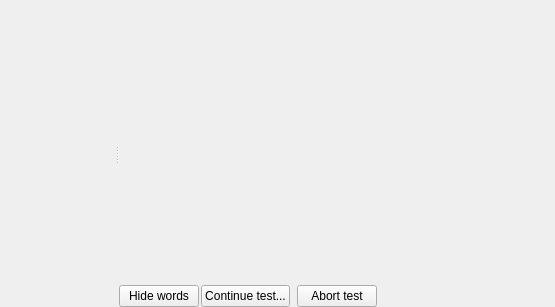
<?xml version="1.0" encoding="UTF-8"?>
<ui version="4.0">
 <class>WordGroupWidget</class>
 <widget class="QWidget" name="WordGroupWidget">
  <property name="geometry">
   <rect>
    <x>0</x>
    <y>0</y>
    <width>555</width>
    <height>307</height>
   </rect>
  </property>
  <property name="sizePolicy">
   <sizepolicy hsizetype="Preferred" vsizetype="Preferred">
    <horstretch>1</horstretch>
    <verstretch>0</verstretch>
   </sizepolicy>
  </property>
  <layout class="QHBoxLayout" name="horizontalLayout">
   <property name="spacing">
    <number>0</number>
   </property>
   <property name="leftMargin">
    <number>0</number>
   </property>
   <property name="topMargin">
    <number>0</number>
   </property>
   <property name="rightMargin">
    <number>0</number>
   </property>
   <property name="bottomMargin">
    <number>0</number>
   </property>
   <item>
    <widget class="QSplitter" name="splitter">
     <property name="orientation">
      <enum>Qt::Horizontal</enum>
     </property>
     <property name="childrenCollapsible">
      <bool>false</bool>
     </property>
     <widget class="GroupWidget" name="groupWidget" native="true">
      <property name="sizePolicy">
       <sizepolicy hsizetype="Preferred" vsizetype="Preferred">
        <horstretch>1</horstretch>
        <verstretch>0</verstretch>
       </sizepolicy>
      </property>
     </widget>
     <widget class="ZStackedWidget" name="groupStack">
      <property name="sizePolicy">
       <sizepolicy hsizetype="Preferred" vsizetype="Preferred">
        <horstretch>1</horstretch>
        <verstretch>0</verstretch>
       </sizepolicy>
      </property>
      <property name="currentIndex">
       <number>0</number>
      </property>
      <widget class="QWidget" name="dictPage">
       <layout class="QVBoxLayout" name="verticalLayout">
        <property name="spacing">
         <number>4</number>
        </property>
        <property name="leftMargin">
         <number>0</number>
        </property>
        <property name="topMargin">
         <number>0</number>
        </property>
        <property name="rightMargin">
         <number>0</number>
        </property>
        <property name="bottomMargin">
         <number>0</number>
        </property>
        <item>
         <widget class="QWidget" name="widget_2" native="true">
          <property name="sizePolicy">
           <sizepolicy hsizetype="Preferred" vsizetype="Expanding">
            <horstretch>1</horstretch>
            <verstretch>0</verstretch>
           </sizepolicy>
          </property>
          <layout class="QHBoxLayout" name="horizontalLayout_2">
           <property name="spacing">
            <number>0</number>
           </property>
           <property name="leftMargin">
            <number>0</number>
           </property>
           <property name="topMargin">
            <number>0</number>
           </property>
           <property name="rightMargin">
            <number>0</number>
           </property>
           <property name="bottomMargin">
            <number>0</number>
           </property>
           <item>
            <widget class="QWidget" name="widget_3" native="true">
             <property name="sizePolicy">
              <sizepolicy hsizetype="Fixed" vsizetype="Preferred">
               <horstretch>0</horstretch>
               <verstretch>0</verstretch>
              </sizepolicy>
             </property>
             <layout class="QVBoxLayout" name="verticalLayout_2">
              <property name="spacing">
               <number>0</number>
              </property>
              <property name="leftMargin">
               <number>0</number>
              </property>
              <property name="topMargin">
               <number>0</number>
              </property>
              <property name="rightMargin">
               <number>0</number>
              </property>
              <property name="bottomMargin">
               <number>0</number>
              </property>
              <item>
               <widget class="QToolButton" name="upButton">
                <property name="enabled">
                 <bool>false</bool>
                </property>
                <property name="toolTip">
                 <string>Move up</string>
                </property>
                <property name="icon">
                 <iconset resource="../Resources/resources.qrc">
                  <normaloff>:/upmark.svg</normaloff>:/upmark.svg</iconset>
                </property>
                <property name="iconSize">
                 <size>
                  <width>18</width>
                  <height>18</height>
                 </size>
                </property>
                <property name="autoRepeat">
                 <bool>true</bool>
                </property>
                <property name="autoRaise">
                 <bool>true</bool>
                </property>
               </widget>
              </item>
              <item>
               <widget class="QToolButton" name="downButton">
                <property name="enabled">
                 <bool>false</bool>
                </property>
                <property name="toolTip">
                 <string>Move down</string>
                </property>
                <property name="icon">
                 <iconset resource="../Resources/resources.qrc">
                  <normaloff>:/downmark.svg</normaloff>:/downmark.svg</iconset>
                </property>
                <property name="iconSize">
                 <size>
                  <width>18</width>
                  <height>18</height>
                 </size>
                </property>
                <property name="autoRepeat">
                 <bool>true</bool>
                </property>
                <property name="autoRaise">
                 <bool>true</bool>
                </property>
               </widget>
              </item>
              <item>
               <widget class="QToolButton" name="delButton">
                <property name="enabled">
                 <bool>false</bool>
                </property>
                <property name="toolTip">
                 <string>Remove selected</string>
                </property>
                <property name="icon">
                 <iconset resource="../Resources/resources.qrc">
                  <normaloff>:/delmark.svg</normaloff>:/delmark.svg</iconset>
                </property>
                <property name="iconSize">
                 <size>
                  <width>18</width>
                  <height>18</height>
                 </size>
                </property>
                <property name="autoRaise">
                 <bool>true</bool>
                </property>
               </widget>
              </item>
              <item>
               <spacer name="verticalSpacer_3">
                <property name="orientation">
                 <enum>Qt::Vertical</enum>
                </property>
                <property name="sizeHint" stdset="0">
                 <size>
                  <width>20</width>
                  <height>40</height>
                 </size>
                </property>
               </spacer>
              </item>
             </layout>
            </widget>
           </item>
           <item>
            <widget class="DictionaryWidget" name="dictWidget" native="true"/>
           </item>
          </layout>
         </widget>
        </item>
        <item>
         <widget class="QWidget" name="testButtonsWidget" native="true">
          <layout class="QHBoxLayout" name="horizontalLayout_4">
           <property name="spacing">
            <number>2</number>
           </property>
           <property name="leftMargin">
            <number>0</number>
           </property>
           <property name="topMargin">
            <number>0</number>
           </property>
           <property name="rightMargin">
            <number>0</number>
           </property>
           <property name="bottomMargin">
            <number>0</number>
           </property>
           <item>
            <widget class="QPushButton" name="hideButton">
             <property name="text">
              <string>Hide words</string>
             </property>
            </widget>
           </item>
           <item>
            <widget class="QPushButton" name="continueButton2">
             <property name="text">
              <string>Continue test...</string>
             </property>
            </widget>
           </item>
           <item>
            <spacer name="horizontalSpacer_10">
             <property name="orientation">
              <enum>Qt::Horizontal</enum>
             </property>
             <property name="sizeType">
              <enum>QSizePolicy::Fixed</enum>
             </property>
             <property name="sizeHint" stdset="0">
              <size>
               <width>5</width>
               <height>5</height>
              </size>
             </property>
            </spacer>
           </item>
           <item>
            <widget class="QPushButton" name="abortButton2">
             <property name="text">
              <string>Abort test</string>
             </property>
            </widget>
           </item>
           <item>
            <spacer name="horizontalSpacer_9">
             <property name="orientation">
              <enum>Qt::Horizontal</enum>
             </property>
             <property name="sizeHint" stdset="0">
              <size>
               <width>123</width>
               <height>5</height>
              </size>
             </property>
            </spacer>
           </item>
          </layout>
         </widget>
        </item>
       </layout>
      </widget>
      <widget class="QWidget" name="buttonPage">
       <layout class="QHBoxLayout" name="horizontalLayout_3">
        <item>
         <spacer name="horizontalSpacer_7">
          <property name="orientation">
           <enum>Qt::Horizontal</enum>
          </property>
          <property name="sizeHint" stdset="0">
           <size>
            <width>2</width>
            <height>20</height>
           </size>
          </property>
         </spacer>
        </item>
        <item>
         <widget class="QWidget" name="widget" native="true">
          <property name="sizePolicy">
           <sizepolicy hsizetype="Fixed" vsizetype="Preferred">
            <horstretch>0</horstretch>
            <verstretch>0</verstretch>
           </sizepolicy>
          </property>
          <layout class="QGridLayout" name="gridLayout">
           <property name="leftMargin">
            <number>0</number>
           </property>
           <property name="topMargin">
            <number>0</number>
           </property>
           <property name="rightMargin">
            <number>0</number>
           </property>
           <property name="bottomMargin">
            <number>0</number>
           </property>
           <property name="spacing">
            <number>4</number>
           </property>
           <item row="4" column="2">
            <spacer name="horizontalSpacer_4">
             <property name="orientation">
              <enum>Qt::Horizontal</enum>
             </property>
             <property name="sizeHint" stdset="0">
              <size>
               <width>40</width>
               <height>20</height>
              </size>
             </property>
            </spacer>
           </item>
           <item row="0" column="1">
            <spacer name="verticalSpacer">
             <property name="orientation">
              <enum>Qt::Vertical</enum>
             </property>
             <property name="sizeHint" stdset="0">
              <size>
               <width>20</width>
               <height>140</height>
              </size>
             </property>
            </spacer>
           </item>
           <item row="4" column="0">
            <spacer name="horizontalSpacer_3">
             <property name="orientation">
              <enum>Qt::Horizontal</enum>
             </property>
             <property name="sizeHint" stdset="0">
              <size>
               <width>40</width>
               <height>20</height>
              </size>
             </property>
            </spacer>
           </item>
           <item row="8" column="1">
            <spacer name="verticalSpacer_2">
             <property name="orientation">
              <enum>Qt::Vertical</enum>
             </property>
             <property name="sizeHint" stdset="0">
              <size>
               <width>20</width>
               <height>140</height>
              </size>
             </property>
            </spacer>
           </item>
           <item row="1" column="0" colspan="3">
            <widget class="QLabel" name="label">
             <property name="font">
              <font>
               <pointsize>10</pointsize>
              </font>
             </property>
             <property name="text">
              <string>The word group's test is suspended.</string>
             </property>
             <property name="alignment">
              <set>Qt::AlignCenter</set>
             </property>
             <property name="wordWrap">
              <bool>false</bool>
             </property>
            </widget>
           </item>
           <item row="4" column="1">
            <widget class="QPushButton" name="showButton">
             <property name="font">
              <font>
               <pointsize>10</pointsize>
              </font>
             </property>
             <property name="text">
              <string>Show group word list</string>
             </property>
            </widget>
           </item>
           <item row="5" column="1">
            <widget class="QPushButton" name="continueButton">
             <property name="font">
              <font>
               <pointsize>10</pointsize>
              </font>
             </property>
             <property name="text">
              <string>Continue test...</string>
             </property>
            </widget>
           </item>
           <item row="6" column="1">
            <spacer name="verticalSpacer_4">
             <property name="orientation">
              <enum>Qt::Vertical</enum>
             </property>
             <property name="sizeType">
              <enum>QSizePolicy::Fixed</enum>
             </property>
             <property name="sizeHint" stdset="0">
              <size>
               <width>20</width>
               <height>25</height>
              </size>
             </property>
            </spacer>
           </item>
           <item row="7" column="1">
            <widget class="QPushButton" name="abortButton">
             <property name="font">
              <font>
               <pointsize>10</pointsize>
              </font>
             </property>
             <property name="text">
              <string>Abort test</string>
             </property>
            </widget>
           </item>
           <item row="5" column="0">
            <spacer name="horizontalSpacer">
             <property name="orientation">
              <enum>Qt::Horizontal</enum>
             </property>
             <property name="sizeHint" stdset="0">
              <size>
               <width>40</width>
               <height>20</height>
              </size>
             </property>
            </spacer>
           </item>
           <item row="5" column="2">
            <spacer name="horizontalSpacer_2">
             <property name="orientation">
              <enum>Qt::Horizontal</enum>
             </property>
             <property name="sizeHint" stdset="0">
              <size>
               <width>40</width>
               <height>20</height>
              </size>
             </property>
            </spacer>
           </item>
           <item row="3" column="1">
            <spacer name="verticalSpacer_5">
             <property name="orientation">
              <enum>Qt::Vertical</enum>
             </property>
             <property name="sizeType">
              <enum>QSizePolicy::Fixed</enum>
             </property>
             <property name="sizeHint" stdset="0">
              <size>
               <width>20</width>
               <height>10</height>
              </size>
             </property>
            </spacer>
           </item>
           <item row="7" column="0">
            <spacer name="horizontalSpacer_5">
             <property name="orientation">
              <enum>Qt::Horizontal</enum>
             </property>
             <property name="sizeHint" stdset="0">
              <size>
               <width>40</width>
               <height>20</height>
              </size>
             </property>
            </spacer>
           </item>
           <item row="7" column="2">
            <spacer name="horizontalSpacer_6">
             <property name="orientation">
              <enum>Qt::Horizontal</enum>
             </property>
             <property name="sizeHint" stdset="0">
              <size>
               <width>40</width>
               <height>20</height>
              </size>
             </property>
            </spacer>
           </item>
          </layout>
         </widget>
        </item>
        <item>
         <spacer name="horizontalSpacer_8">
          <property name="orientation">
           <enum>Qt::Horizontal</enum>
          </property>
          <property name="sizeHint" stdset="0">
           <size>
            <width>3</width>
            <height>20</height>
           </size>
          </property>
         </spacer>
        </item>
       </layout>
      </widget>
     </widget>
    </widget>
   </item>
  </layout>
 </widget>
 <customwidgets>
  <customwidget>
   <class>GroupWidget</class>
   <extends>QWidget</extends>
   <header>groupwidget.h</header>
   <container>1</container>
  </customwidget>
  <customwidget>
   <class>DictionaryWidget</class>
   <extends>QWidget</extends>
   <header>dictionarywidget.h</header>
   <container>1</container>
  </customwidget>
  <customwidget>
   <class>ZStackedWidget</class>
   <extends>QStackedWidget</extends>
   <header>zstackedwidget.h</header>
   <container>1</container>
  </customwidget>
 </customwidgets>
 <resources>
  <include location="Resources/resources.qrc"/>
 </resources>
 <connections/>
</ui>
